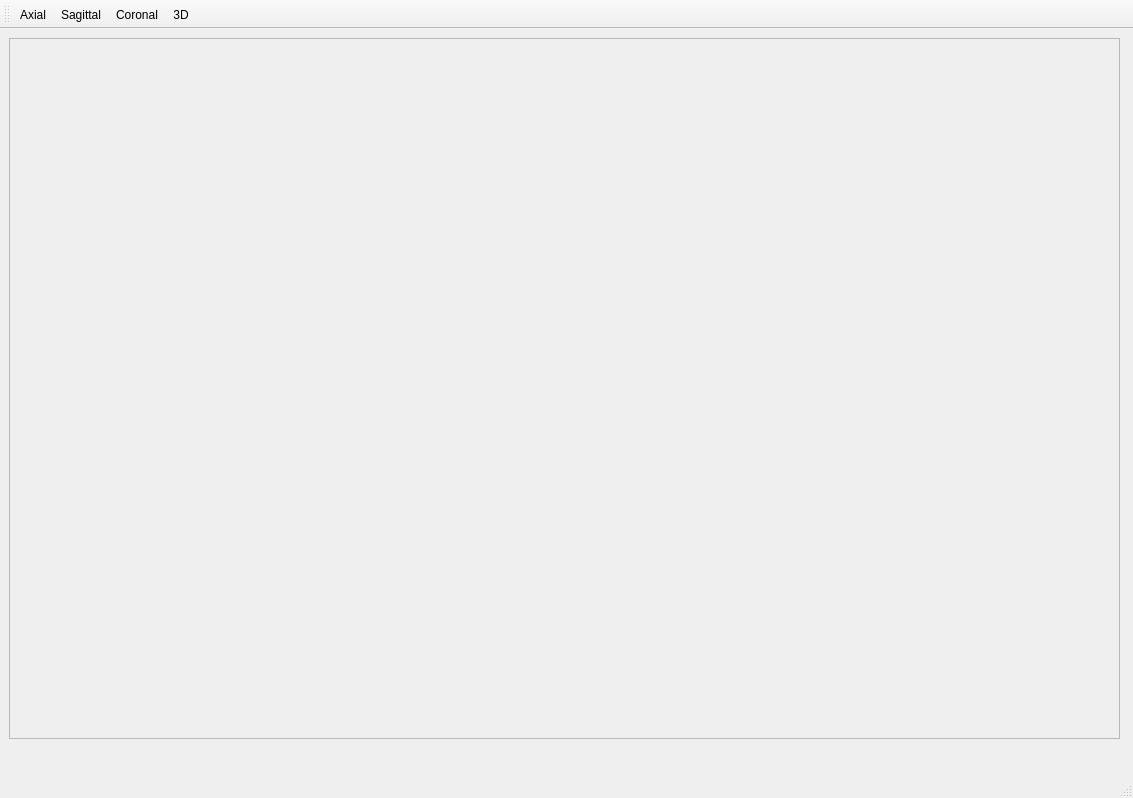
<?xml version="1.0" encoding="UTF-8"?>
<ui version="4.0">
 <class>MainWindow</class>
 <widget class="QMainWindow" name="MainWindow">
  <property name="geometry">
   <rect>
    <x>0</x>
    <y>0</y>
    <width>1133</width>
    <height>798</height>
   </rect>
  </property>
  <property name="windowTitle">
   <string>MainWindow</string>
  </property>
  <widget class="QWidget" name="centralwidget">
   <widget class="QFrame" name="windows">
    <property name="geometry">
     <rect>
      <x>9</x>
      <y>9</y>
      <width>1111</width>
      <height>701</height>
     </rect>
    </property>
    <property name="frameShape">
     <enum>QFrame::StyledPanel</enum>
    </property>
    <property name="frameShadow">
     <enum>QFrame::Raised</enum>
    </property>
   </widget>
  </widget>
  <widget class="QMenuBar" name="menubar">
   <property name="geometry">
    <rect>
     <x>0</x>
     <y>0</y>
     <width>1133</width>
     <height>20</height>
    </rect>
   </property>
  </widget>
  <widget class="QStatusBar" name="statusbar"/>
  <widget class="QToolBar" name="toolBar">
   <property name="windowTitle">
    <string>toolBar</string>
   </property>
   <attribute name="toolBarArea">
    <enum>TopToolBarArea</enum>
   </attribute>
   <attribute name="toolBarBreak">
    <bool>false</bool>
   </attribute>
   <addaction name="actionAxial"/>
   <addaction name="actionSagittal"/>
   <addaction name="actionCoronal"/>
   <addaction name="action3D"/>
  </widget>
  <action name="actionAxial">
   <property name="checkable">
    <bool>true</bool>
   </property>
   <property name="icon">
    <iconset resource="Resources.qrc">
     <normaloff>:/Icons/ax1-01.png</normaloff>:/Icons/ax1-01.png</iconset>
   </property>
   <property name="text">
    <string>Axial</string>
   </property>
   <property name="toolTip">
    <string>Show Axial view </string>
   </property>
  </action>
  <action name="actionSagittal">
   <property name="checkable">
    <bool>true</bool>
   </property>
   <property name="icon">
    <iconset resource="Resources.qrc">
     <normaloff>:/Icons/sag1-01.png</normaloff>:/Icons/sag1-01.png</iconset>
   </property>
   <property name="text">
    <string>Sagittal</string>
   </property>
   <property name="toolTip">
    <string>Show Sagittal view</string>
   </property>
  </action>
  <action name="actionCoronal">
   <property name="checkable">
    <bool>true</bool>
   </property>
   <property name="icon">
    <iconset resource="Resources.qrc">
     <normaloff>:/Icons/cor1-01.png</normaloff>:/Icons/cor1-01.png</iconset>
   </property>
   <property name="text">
    <string>Coronal</string>
   </property>
   <property name="toolTip">
    <string>Show Coronal view</string>
   </property>
  </action>
  <action name="action3D">
   <property name="checkable">
    <bool>true</bool>
   </property>
   <property name="icon">
    <iconset resource="Resources.qrc">
     <normaloff>:/Icons/dimension-01.png</normaloff>:/Icons/dimension-01.png</iconset>
   </property>
   <property name="text">
    <string>3D</string>
   </property>
   <property name="toolTip">
    <string>Show view in 3D</string>
   </property>
  </action>
 </widget>
 <resources>
  <include location="Resources.qrc"/>
 </resources>
 <connections/>
</ui>
